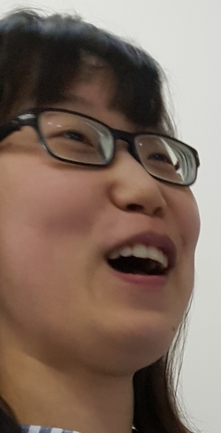
//> input picture dsp_proj/backup/cong.jpg, 221 x 433 px
$ ./cv34   (built with g++ and OpenCV 4)
//> lines starting //> are read from the running program, lines starting //| are printed output that depends on the picture
/*
 * cv27.cpp
 *
 *  Created on: Jun 27, 2018
 *      Author: howi
 */


//#include "opencv.hpp"
#include <opencv2/opencv.hpp>

using namespace cv;
using namespace std;


int main(void)
{
    Mat srcImage = imread("cong.jpg", IMREAD_COLOR);
//> srcImage is the input picture: 433 rows x 221 cols, CV_8UC3; mean B, G, R 96.5, 109.1, 129.2

    if(srcImage.empty())
        return -1;

    Mat dstImage = Mat::zeros(srcImage.rows, srcImage.cols, srcImage.type());

    int N = 32;
    int nWidth = srcImage.cols / N;
//> nWidth = 6
    int nHeight = srcImage.rows / N;
//> nHeight = 13
    int x, y;
    Rect rtROI;
    Mat roi;

    imshow("srcImage", srcImage);
    for(int i = 0; i < N + 1; i++)
        for(int j = 0; j < N + 1 ; j++)
        {
            x = j * nWidth;
            y = i * nHeight;
            rtROI = Rect(x, y, nWidth, nHeight);
            if(((j >= 5 && j <= 18) && (i >= 8) && (i <= 13)) || ((j >= 22 && j <= 33) && (i >= 10) && (i <= 13)))
            {
                roi = srcImage(rtROI);
                dstImage(rtROI) = mean(roi);
            }
            else
                dstImage = srcImage;
            if((j >= 12 && j <= 28) && (i>=16 && i <= 24))
            {
                roi = srcImage(rtROI);
                dstImage(rtROI) = mean(roi);

            }
            else
                dstImage = srcImage;
            roi = srcImage(rtROI);
            dstImage(rtROI) = mean(roi);

        }
//> this loop made 33 passes
//> (y, rtROI) on passes 1 to 12: (0, Rect(192, 0, 6, 13)), (13, Rect(192, 13, 6, 13)), (26, Rect(192, 26, 6, 13)), (39, Rect(192, 39, 6, 13)), (52, Rect(192, 52, 6, 13)), (65, Rect(192, 65, 6, 13)), (78, Rect(192, 78, 6, 13)), (91, Rect(192, 91, 6, 13)), (104, Rect(192, 104, 6, 13)), (117, Rect(192, 117, 6, 13)), (130, Rect(192, 130, 6, 13)), (143, Rect(192, 143, 6, 13))
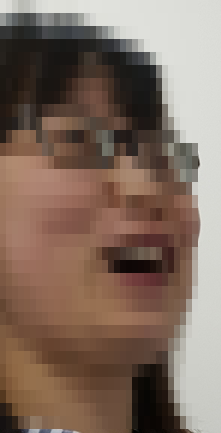
//> dstImage: 433 rows x 221 cols, CV_8UC3; mean B, G, R 96.5, 109.1, 129.2
//> after the loop, x = 192; y = 416

    imshow("srcImage", srcImage);
    imshow("dstImage", dstImage);
    waitKey();

    return 0;
}
